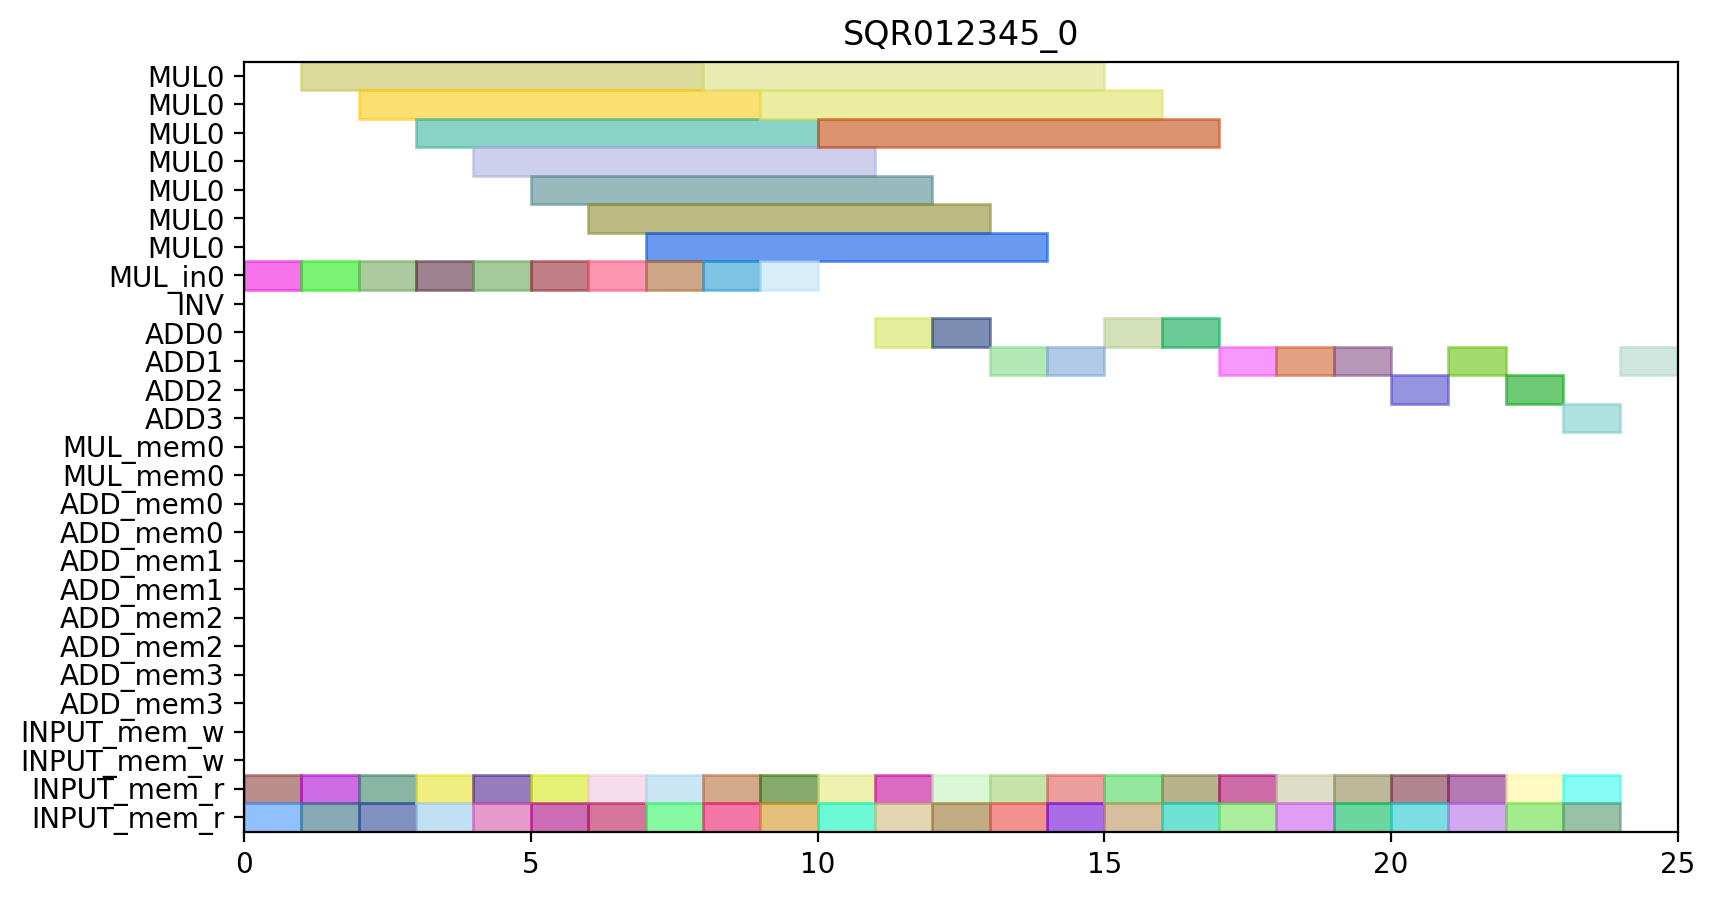

Write the Python code that produced this figure.
from pyschedule import Scenario, solvers, plotters, alt


def solve():
	horizon = 90
	S = Scenario("SQR012345_0", horizon=horizon)

	# resource
	MUL = S.Resources('MUL', num=1, size=7)
	MUL_in = S.Resources('MUL_in', num=1)
	INV = S.Resource('INV')
	ADD = S.Resources('ADD', num=4, periods=range(1, horizon))
	MUL_mem = S.Resources('MUL_mem', num=1, size=2)
	ADD_mem = S.Resources('ADD_mem', num=4, size=2)
	INPUT_mem_w = S.Resource('INPUT_mem_w', size=2)
	INPUT_mem_r = S.Resource('INPUT_mem_r', size=2)

	# result of previous scheduling

	# new tasks
	t0_t0 = S.Task('t0_t0', length=1, delay_cost=1)
	t0_t0 += alt(ADD)

	t0_t0_mem0 = S.Task('t0_t0_mem0', length=1, delay_cost=1)
	t0_t0_mem0 += INPUT_mem_r
	S += t0_t0_mem0 <= t0_t0

	t0_t0_mem1 = S.Task('t0_t0_mem1', length=1, delay_cost=1)
	t0_t0_mem1 += INPUT_mem_r
	S += t0_t0_mem1 <= t0_t0

	t0_t1 = S.Task('t0_t1', length=1, delay_cost=1)
	t0_t1 += alt(ADD)

	t0_t1_mem0 = S.Task('t0_t1_mem0', length=1, delay_cost=1)
	t0_t1_mem0 += INPUT_mem_r
	S += t0_t1_mem0 <= t0_t1

	t0_t1_mem1 = S.Task('t0_t1_mem1', length=1, delay_cost=1)
	t0_t1_mem1 += INPUT_mem_r
	S += t0_t1_mem1 <= t0_t1

	t0_t3_in = S.Task('t0_t3_in', length=1, delay_cost=1)
	t0_t3_in += alt(MUL_in)
	t0_t3 = S.Task('t0_t3', length=7, delay_cost=1)
	t0_t3 += alt(MUL)
	S += t0_t3>=t0_t3_in

	t0_t3_mem0 = S.Task('t0_t3_mem0', length=1, delay_cost=1)
	t0_t3_mem0 += INPUT_mem_r
	S += t0_t3_mem0 <= t0_t3

	t0_t3_mem1 = S.Task('t0_t3_mem1', length=1, delay_cost=1)
	t0_t3_mem1 += INPUT_mem_r
	S += t0_t3_mem1 <= t0_t3

	t10 = S.Task('t10', length=1, delay_cost=1)
	t10 += alt(ADD)

	t10_mem0 = S.Task('t10_mem0', length=1, delay_cost=1)
	t10_mem0 += INPUT_mem_r
	S += t10_mem0 <= t10

	t10_mem1 = S.Task('t10_mem1', length=1, delay_cost=1)
	t10_mem1 += INPUT_mem_r
	S += t10_mem1 <= t10

	t11 = S.Task('t11', length=1, delay_cost=1)
	t11 += alt(ADD)

	t11_mem0 = S.Task('t11_mem0', length=1, delay_cost=1)
	t11_mem0 += INPUT_mem_r
	S += t11_mem0 <= t11

	t11_mem1 = S.Task('t11_mem1', length=1, delay_cost=1)
	t11_mem1 += INPUT_mem_r
	S += t11_mem1 <= t11

	t3_t0_in = S.Task('t3_t0_in', length=1, delay_cost=1)
	t3_t0_in += alt(MUL_in)
	t3_t0 = S.Task('t3_t0', length=7, delay_cost=1)
	t3_t0 += alt(MUL)
	S += t3_t0>=t3_t0_in

	t3_t0_mem0 = S.Task('t3_t0_mem0', length=1, delay_cost=1)
	t3_t0_mem0 += INPUT_mem_r
	S += t3_t0_mem0 <= t3_t0

	t3_t0_mem1 = S.Task('t3_t0_mem1', length=1, delay_cost=1)
	t3_t0_mem1 += INPUT_mem_r
	S += t3_t0_mem1 <= t3_t0

	t3_t1_in = S.Task('t3_t1_in', length=1, delay_cost=1)
	t3_t1_in += alt(MUL_in)
	t3_t1 = S.Task('t3_t1', length=7, delay_cost=1)
	t3_t1 += alt(MUL)
	S += t3_t1>=t3_t1_in

	t3_t1_mem0 = S.Task('t3_t1_mem0', length=1, delay_cost=1)
	t3_t1_mem0 += INPUT_mem_r
	S += t3_t1_mem0 <= t3_t1

	t3_t1_mem1 = S.Task('t3_t1_mem1', length=1, delay_cost=1)
	t3_t1_mem1 += INPUT_mem_r
	S += t3_t1_mem1 <= t3_t1

	t3_t2 = S.Task('t3_t2', length=1, delay_cost=1)
	t3_t2 += alt(ADD)

	t3_t2_mem0 = S.Task('t3_t2_mem0', length=1, delay_cost=1)
	t3_t2_mem0 += INPUT_mem_r
	S += t3_t2_mem0 <= t3_t2

	t3_t2_mem1 = S.Task('t3_t2_mem1', length=1, delay_cost=1)
	t3_t2_mem1 += INPUT_mem_r
	S += t3_t2_mem1 <= t3_t2

	t3_t3 = S.Task('t3_t3', length=1, delay_cost=1)
	t3_t3 += alt(ADD)

	t3_t3_mem0 = S.Task('t3_t3_mem0', length=1, delay_cost=1)
	t3_t3_mem0 += INPUT_mem_r
	S += t3_t3_mem0 <= t3_t3

	t3_t3_mem1 = S.Task('t3_t3_mem1', length=1, delay_cost=1)
	t3_t3_mem1 += INPUT_mem_r
	S += t3_t3_mem1 <= t3_t3

	t4_t0 = S.Task('t4_t0', length=1, delay_cost=1)
	t4_t0 += alt(ADD)

	t4_t0_mem0 = S.Task('t4_t0_mem0', length=1, delay_cost=1)
	t4_t0_mem0 += INPUT_mem_r
	S += t4_t0_mem0 <= t4_t0

	t4_t0_mem1 = S.Task('t4_t0_mem1', length=1, delay_cost=1)
	t4_t0_mem1 += INPUT_mem_r
	S += t4_t0_mem1 <= t4_t0

	t4_t1 = S.Task('t4_t1', length=1, delay_cost=1)
	t4_t1 += alt(ADD)

	t4_t1_mem0 = S.Task('t4_t1_mem0', length=1, delay_cost=1)
	t4_t1_mem0 += INPUT_mem_r
	S += t4_t1_mem0 <= t4_t1

	t4_t1_mem1 = S.Task('t4_t1_mem1', length=1, delay_cost=1)
	t4_t1_mem1 += INPUT_mem_r
	S += t4_t1_mem1 <= t4_t1

	t4_t3_in = S.Task('t4_t3_in', length=1, delay_cost=1)
	t4_t3_in += alt(MUL_in)
	t4_t3 = S.Task('t4_t3', length=7, delay_cost=1)
	t4_t3 += alt(MUL)
	S += t4_t3>=t4_t3_in

	t4_t3_mem0 = S.Task('t4_t3_mem0', length=1, delay_cost=1)
	t4_t3_mem0 += INPUT_mem_r
	S += t4_t3_mem0 <= t4_t3

	t4_t3_mem1 = S.Task('t4_t3_mem1', length=1, delay_cost=1)
	t4_t3_mem1 += INPUT_mem_r
	S += t4_t3_mem1 <= t4_t3

	t5_t0_in = S.Task('t5_t0_in', length=1, delay_cost=1)
	t5_t0_in += alt(MUL_in)
	t5_t0 = S.Task('t5_t0', length=7, delay_cost=1)
	t5_t0 += alt(MUL)
	S += t5_t0>=t5_t0_in

	t5_t0_mem0 = S.Task('t5_t0_mem0', length=1, delay_cost=1)
	t5_t0_mem0 += INPUT_mem_r
	S += t5_t0_mem0 <= t5_t0

	t5_t0_mem1 = S.Task('t5_t0_mem1', length=1, delay_cost=1)
	t5_t0_mem1 += INPUT_mem_r
	S += t5_t0_mem1 <= t5_t0

	t5_t1_in = S.Task('t5_t1_in', length=1, delay_cost=1)
	t5_t1_in += alt(MUL_in)
	t5_t1 = S.Task('t5_t1', length=7, delay_cost=1)
	t5_t1 += alt(MUL)
	S += t5_t1>=t5_t1_in

	t5_t1_mem0 = S.Task('t5_t1_mem0', length=1, delay_cost=1)
	t5_t1_mem0 += INPUT_mem_r
	S += t5_t1_mem0 <= t5_t1

	t5_t1_mem1 = S.Task('t5_t1_mem1', length=1, delay_cost=1)
	t5_t1_mem1 += INPUT_mem_r
	S += t5_t1_mem1 <= t5_t1

	t5_t2 = S.Task('t5_t2', length=1, delay_cost=1)
	t5_t2 += alt(ADD)

	t5_t2_mem0 = S.Task('t5_t2_mem0', length=1, delay_cost=1)
	t5_t2_mem0 += INPUT_mem_r
	S += t5_t2_mem0 <= t5_t2

	t5_t2_mem1 = S.Task('t5_t2_mem1', length=1, delay_cost=1)
	t5_t2_mem1 += INPUT_mem_r
	S += t5_t2_mem1 <= t5_t2

	t5_t3 = S.Task('t5_t3', length=1, delay_cost=1)
	t5_t3 += alt(ADD)

	t5_t3_mem0 = S.Task('t5_t3_mem0', length=1, delay_cost=1)
	t5_t3_mem0 += INPUT_mem_r
	S += t5_t3_mem0 <= t5_t3

	t5_t3_mem1 = S.Task('t5_t3_mem1', length=1, delay_cost=1)
	t5_t3_mem1 += INPUT_mem_r
	S += t5_t3_mem1 <= t5_t3

	t6_t0_in = S.Task('t6_t0_in', length=1, delay_cost=1)
	t6_t0_in += alt(MUL_in)
	t6_t0 = S.Task('t6_t0', length=7, delay_cost=1)
	t6_t0 += alt(MUL)
	S += t6_t0>=t6_t0_in

	t6_t0_mem0 = S.Task('t6_t0_mem0', length=1, delay_cost=1)
	t6_t0_mem0 += INPUT_mem_r
	S += t6_t0_mem0 <= t6_t0

	t6_t0_mem1 = S.Task('t6_t0_mem1', length=1, delay_cost=1)
	t6_t0_mem1 += INPUT_mem_r
	S += t6_t0_mem1 <= t6_t0

	t6_t1_in = S.Task('t6_t1_in', length=1, delay_cost=1)
	t6_t1_in += alt(MUL_in)
	t6_t1 = S.Task('t6_t1', length=7, delay_cost=1)
	t6_t1 += alt(MUL)
	S += t6_t1>=t6_t1_in

	t6_t1_mem0 = S.Task('t6_t1_mem0', length=1, delay_cost=1)
	t6_t1_mem0 += INPUT_mem_r
	S += t6_t1_mem0 <= t6_t1

	t6_t1_mem1 = S.Task('t6_t1_mem1', length=1, delay_cost=1)
	t6_t1_mem1 += INPUT_mem_r
	S += t6_t1_mem1 <= t6_t1

	t6_t2 = S.Task('t6_t2', length=1, delay_cost=1)
	t6_t2 += alt(ADD)

	t6_t2_mem0 = S.Task('t6_t2_mem0', length=1, delay_cost=1)
	t6_t2_mem0 += INPUT_mem_r
	S += t6_t2_mem0 <= t6_t2

	t6_t2_mem1 = S.Task('t6_t2_mem1', length=1, delay_cost=1)
	t6_t2_mem1 += INPUT_mem_r
	S += t6_t2_mem1 <= t6_t2

	t6_t3 = S.Task('t6_t3', length=1, delay_cost=1)
	t6_t3 += alt(ADD)

	t6_t3_mem0 = S.Task('t6_t3_mem0', length=1, delay_cost=1)
	t6_t3_mem0 += INPUT_mem_r
	S += t6_t3_mem0 <= t6_t3

	t6_t3_mem1 = S.Task('t6_t3_mem1', length=1, delay_cost=1)
	t6_t3_mem1 += INPUT_mem_r
	S += t6_t3_mem1 <= t6_t3

	t7_t0_in = S.Task('t7_t0_in', length=1, delay_cost=1)
	t7_t0_in += alt(MUL_in)
	t7_t0 = S.Task('t7_t0', length=7, delay_cost=1)
	t7_t0 += alt(MUL)
	S += t7_t0>=t7_t0_in

	t7_t0_mem0 = S.Task('t7_t0_mem0', length=1, delay_cost=1)
	t7_t0_mem0 += INPUT_mem_r
	S += t7_t0_mem0 <= t7_t0

	t7_t0_mem1 = S.Task('t7_t0_mem1', length=1, delay_cost=1)
	t7_t0_mem1 += INPUT_mem_r
	S += t7_t0_mem1 <= t7_t0

	t7_t1_in = S.Task('t7_t1_in', length=1, delay_cost=1)
	t7_t1_in += alt(MUL_in)
	t7_t1 = S.Task('t7_t1', length=7, delay_cost=1)
	t7_t1 += alt(MUL)
	S += t7_t1>=t7_t1_in

	t7_t1_mem0 = S.Task('t7_t1_mem0', length=1, delay_cost=1)
	t7_t1_mem0 += INPUT_mem_r
	S += t7_t1_mem0 <= t7_t1

	t7_t1_mem1 = S.Task('t7_t1_mem1', length=1, delay_cost=1)
	t7_t1_mem1 += INPUT_mem_r
	S += t7_t1_mem1 <= t7_t1

	t7_t2 = S.Task('t7_t2', length=1, delay_cost=1)
	t7_t2 += alt(ADD)

	t7_t2_mem0 = S.Task('t7_t2_mem0', length=1, delay_cost=1)
	t7_t2_mem0 += INPUT_mem_r
	S += t7_t2_mem0 <= t7_t2

	t7_t2_mem1 = S.Task('t7_t2_mem1', length=1, delay_cost=1)
	t7_t2_mem1 += INPUT_mem_r
	S += t7_t2_mem1 <= t7_t2

	t7_t3 = S.Task('t7_t3', length=1, delay_cost=1)
	t7_t3 += alt(ADD)

	t7_t3_mem0 = S.Task('t7_t3_mem0', length=1, delay_cost=1)
	t7_t3_mem0 += INPUT_mem_r
	S += t7_t3_mem0 <= t7_t3

	t7_t3_mem1 = S.Task('t7_t3_mem1', length=1, delay_cost=1)
	t7_t3_mem1 += INPUT_mem_r
	S += t7_t3_mem1 <= t7_t3

	solvers.mip.solve(S,msg=1,kind='CPLEX',ratio_gap=1.01)

	solution = [['hoge']*len(S.solution()[1]) for i in range(len(S.solution()))]
	for i in range(len(S.solution())):
		for j in range(len(S.solution()[i])):
			solution[i][j]=str(S.solution()[i][j])
	print(solution)

	cycles = int(solution[-1][3])

	pic_file_name = "/home/mfukuda/pairing_automation_design2/bls12-446/scheduling/SQR012345_mul1_add4/SQR012345_0.png"
	if(S.solution() != []):
		plotters.matplotlib.plot(S,img_filename=pic_file_name, vertical_text=True, fig_size=(cycles*0.25+3, 5), show_task_labels=False)

	return solution
